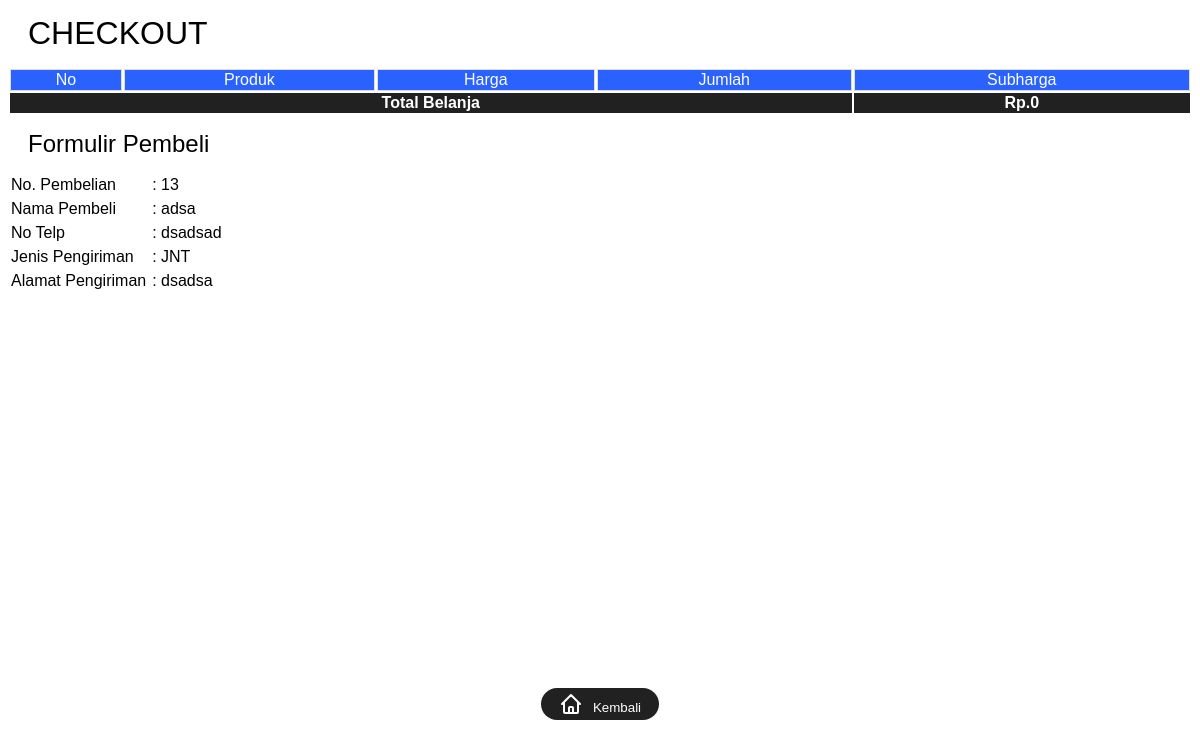
The app's page /order_finish.php with its own data.
### tables this page shows
CREATE TABLE `checkout` (
  `idcheckout` int(11) NOT NULL,
  `noktp` varchar(30) NOT NULL,
  `nama` varchar(50) NOT NULL,
  `notelp` varchar(15) NOT NULL,
  `kodepos` varchar(10) NOT NULL,
  `alamat` varchar(255) NOT NULL,
  `alamat_pengiriman` varchar(255) NOT NULL,
  `jenis_pengiriman` varchar(35) NOT NULL,
  `tgl_checkout` date NOT NULL,
  `wkt_checkout` time NOT NULL
);

### order_finish.php (the view, shortened to what this page needs)
<?php
include('db.php');
?>
<!doctype html>
<html>
<head>
</head>
<body>
<h1 style='margin:15px 20px;font-weight:normal'> CHECKOUT</h1>
<section class="konten">
	<div class="container">
		<table class="table table-bordered">
		<thead>
			<tr>
				<th>No</th>
				<th>Produk</th>
				<th>Harga</th>
				<th>Jumlah</th>
				<th>Subharga</th>
			</tr>
		</thead>
			<?php $totalbelanja =0; ?>
	<tfoot>
	<tr style='background:#212121;color:#fff'>
		<th colspan="4" >Total Belanja </th>
		<th>Rp.<?php echo number_format($totalbelanja);?>
		</th>
	</tr>
	</tfoot>
				<?php
					$simpan=mysqli_fetch_array(mysqli_query($conn,"SELECT * FROM checkout ORDER BY idcheckout DESC"));
				?>
		<table cellspacing="0" cellpadding="3">
		<h1 style='margin:15px 20px;font-weight:normal'>Formulir Pembeli</h1>
		<tr>
			<td>No. Pembelian</td>
			<td>: <?php echo $simpan['idcheckout'];?></td>
		</tr>
			<tr>
			<td>Nama Pembeli</td>
			<td>: <?php echo $simpan['nama'];?></td>
		</tr>
			<tr>
			<td>No Telp</td>
			<td>: <?php echo $simpan['notelp'];?></td>
		</tr>
		<tr>
			<td>Jenis Pengiriman</td>
			<td>: <?php echo $simpan['jenis_pengiriman'];?></td>
		</tr>
		<tr>
			<td>Alamat Pengiriman</td>
			<td>: <?php echo $simpan['alamat_pengiriman'];?></td>
		</tr>
		<div class='center'><button class='btn-bg'><a href='index.php'>Kembali</a></button></div>
			</body>
</html>

### order_finish.php (style rules this page uses)
* { font-family:'Poppins',sans-serif; }
.table { width:100%; border:none; }
table.table.table-bordered thead { background: #2962ff; color:#fff; text-align:center; letter-spacing:1; }
.table tr, table.table.table-bordered thead th, table.table.table-bordered tr td { font-weight:normal; border:thin solid #dadce0; }
div.center { display: flex; justify-content: center; }
button.btn-bg { position: absolute; bottom: 10%; border-radius:25px; background: #212121; padding:4px 18px; border:none }
button.btn-bg a { color:#fff; text-decoration:none; }

### records on screen
checkout: idcheckout "13", nama "adsa", notelp "dsadsad", jenis_pengiriman "JNT", alamat_pengiriman "dsadsa"

### other values on screen
$totalbelanja "0"
